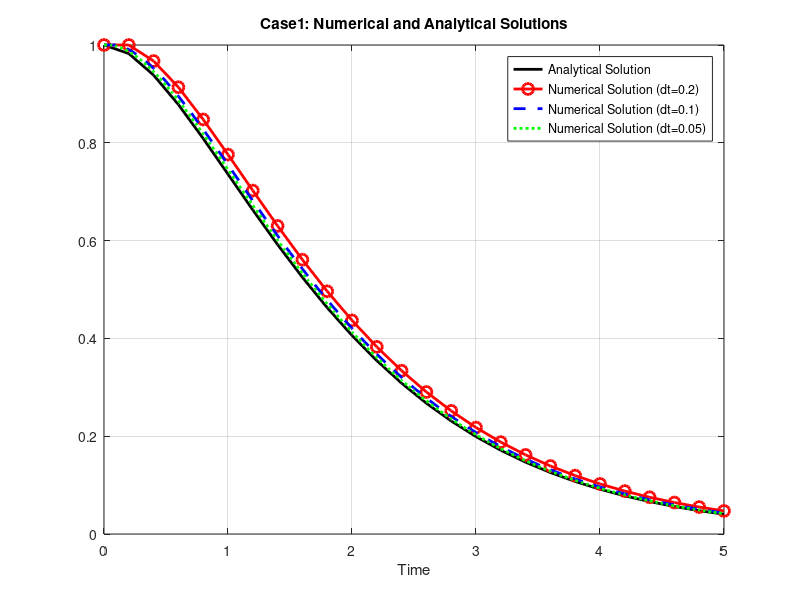

MATLAB code to generate this figure:
% df(t)/dt = -t*exp(-t)
% f(0)=1

% Soln
%  f(t) = (t+1)*exp(-t)

clc; % Clear the command window.
clear; % Erase all existing variables. Or clearvars if you want.
close all; % Close all figures (except those of imtool.)




t_max = 5; % Maximum time to simulate
dt = 0.2; % Numerical Time step
t = 0:dt:t_max; % Time vector
Nt = size(t,2); % Number of time steps

f(1) = 1; % Initial condition f(1) <==> t=0
for i = 1:Nt-1
    f(i+1)= f(i)-dt*(t(i)*exp(-t(i)));
end

% Analytical solution
f_analytical = (t+1).*exp(-t);

% Plotting
figure;

plot(t, f_analytical, 'black', 'LineWidth', 2); % Analytical solution
hold on;
plot(t, f, 'ro-', 'MarkerSize', 8,'LineWidth',2); % Numerical solution with nodes at each time step
dt2 = 0.1; % Second time step
t2 = 0:dt2:t_max; % Time vector for second time step
Nt2 = size(t2,2); % Number of time steps for second time step
f2(1) = 1; % Initial condition for second time step
for i = 1:Nt2-1
    f2(i+1)= f2(i)-dt2*(t2(i)*exp(-t2(i)));
end
plot(t2, f2, 'b--', 'LineWidth', 2); % Numerical solution with second time step
dt3 = 0.05; % Third time step
t3 = 0:dt3:t_max; % Time vector for third time step
Nt3 = size(t3,2); % Number of time steps for third time step
f3(1) = 1; % Initial condition for third time step
for i = 1:Nt3-1
    f3(i+1)= f3(i)-dt3*(t3(i)*exp(-t3(i)));
end
plot(t3, f3, 'g:', 'LineWidth', 2); % Numerical solution with third time step
hold off;
xlabel('Time');legend('Analytical Solution','Numerical Solution (dt=0.2)', 'Numerical Solution (dt=0.1)', 'Numerical Solution (dt=0.05)');
legend('Analytical Solution','Numerical Solution (dt=0.2)', 'Numerical Solution (dt=0.1)', 'Numerical Solution (dt=0.05)');
title('Case1: Numerical and Analytical Solutions');
grid on;